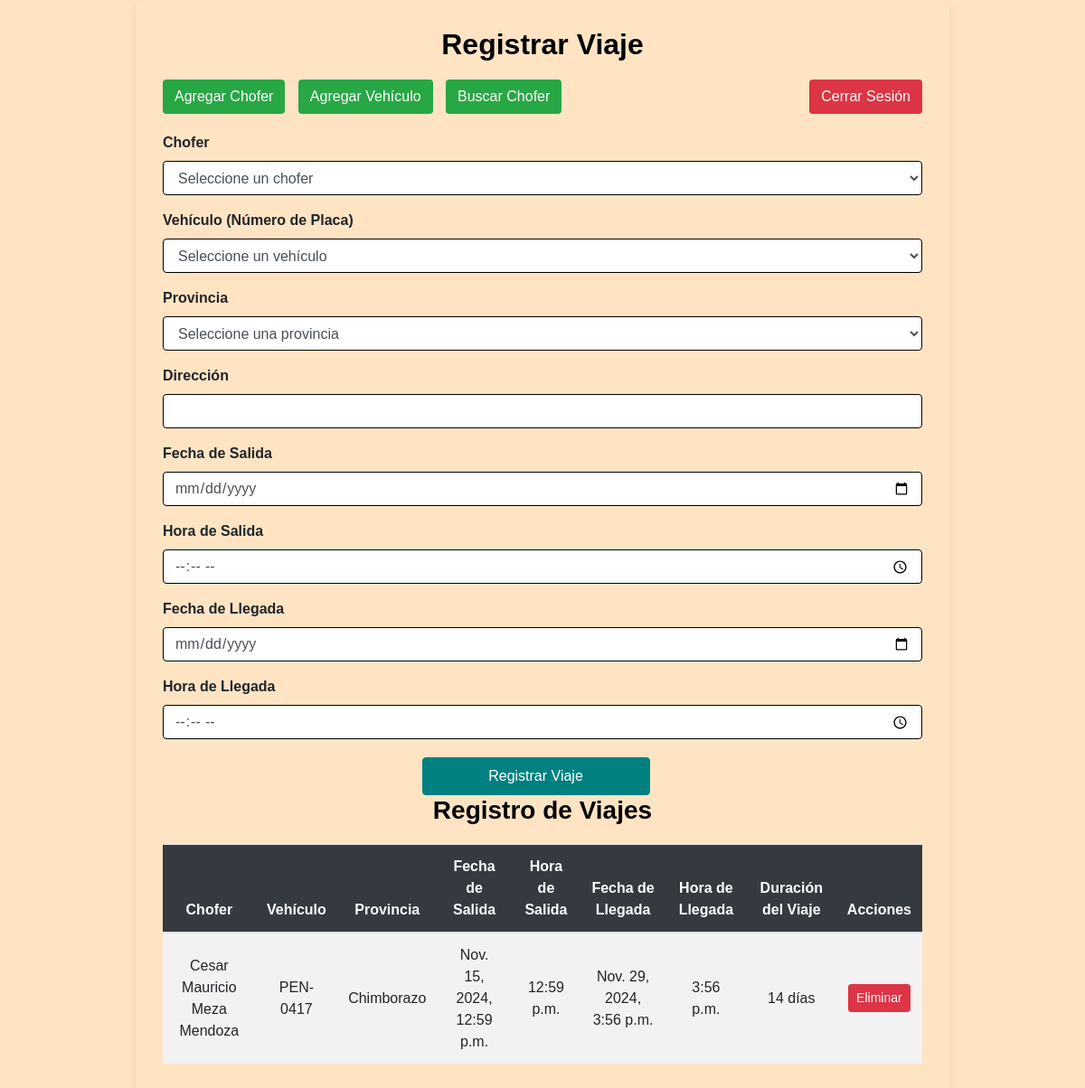
Page /app/registroViajes/ on the committed database.
### app/models.py (models this page shows, shortened)
class Viaje(models.Model):
    chofer = models.ForeignKey(Chofer, on_delete=models.CASCADE)
    vehiculo = models.ForeignKey(Vehiculo, on_delete=models.CASCADE)
    fecha_salida = models.DateTimeField()
    hora_salida = models.TimeField(null=True, blank=True)
    fecha_llegada = models.DateTimeField(null=True, blank=True)
    hora_llegada = models.TimeField(null=True, blank=True)
    direccion = models.CharField(max_length=255)
    provincia = models.ForeignKey(Provincia, on_delete=models.CASCADE)

class Chofer(models.Model):
    nombre = models.CharField(max_length=100)
    cedula = models.CharField(max_length=10, unique=True, null=True)

class Vehiculo(models.Model):
    placa = models.CharField(max_length=10)

class Provincia(models.Model):
    nombre = models.CharField(max_length=100)

### app/views.py (the view, shortened to what this page needs)
# urls.py: path('registroViajes/', registroViajes, name='registroViajes'),
def registroViajes(request):
    choferes = Chofer.objects.all()
    vehiculos = Vehiculo.objects.all()
    provincias = Provincia.objects.all()
    registros = Viaje.objects.all().select_related('provincia')
    for viaje in registros:
        if viaje.fecha_llegada:
            viaje.duracion_viaje = (viaje.fecha_llegada - viaje.fecha_salida).days
        else:
            viaje.duracion_viaje = 'No disponible'
    chofer_id = request.GET.get('chofer_id')
    meses_viajes = []
    return render(request, 'registroViajes.html', {
        'choferes': choferes,
        'vehiculos': vehiculos,
        'provincias': provincias,
        'registros': registros,
        'meses_viajes': meses_viajes,
        'chofer_id': chofer_id,
    })

### app/templates/registroViajes.html (shortened to what this page needs)
<!DOCTYPE html>
<html lang="en">
<head>
    <link rel="stylesheet" href="https://maxcdn.bootstrapcdn.com/bootstrap/4.5.2/css/bootstrap.min.css">
</head>
<body>
    <div class="container">
        <h2>Registrar Viaje</h2>
        <div class="button-container">
            <div>
                <a href="{% url 'agregar_chofer' %}" class="btn btn-custom">Agregar Chofer</a>
                <a href="{% url 'agregar_vehiculo' %}" class="btn btn-custom">Agregar Vehículo</a>
                <a href="{% url 'buscar_chofer' %}" class="btn btn-custom">Buscar Chofer</a>
            </div>
            <a href="{% url 'loginChoferes' %}" class="btn btn-logout">Cerrar Sesión</a>
        </div>
        <form method="POST">
            <div class="form-group">
                <label for="chofer">Chofer</label>
                <select class="form-control" id="chofer" name="chofer" required>
                    <option value="">Seleccione un chofer</option>
                </select>
            </div>
            <div class="form-group">
                <label for="vehiculo">Vehículo (Número de Placa)</label>
                <select class="form-control" id="vehiculo" name="vehiculo" required>
                    <option value="">Seleccione un vehículo</option>
                </select>
            </div>
            <div class="form-group">
                <label for="provincia">Provincia</label>
                <select class="form-control" id="provincia" name="provincia" required>
                    <option value="">Seleccione una provincia</option>
                </select>
            </div>
            <div class="form-group">
                <label for="direccion">Dirección</label>
                <input type="text" class="form-control" id="direccion" name="direccion" required>
            </div>
            <div class="form-group">
                <label for="fecha_salida">Fecha de Salida</label>
                <input type="date" class="form-control" id="fecha_salida" name="fecha_salida" required>
            </div>
            <div class="form-group">
                <label for="hora_salida">Hora de Salida</label>
                <input type="time" class="form-control" id="hora_salida" name="hora_salida" required>
            </div>
            <div class="form-group">
                <label for="fecha_llegada">Fecha de Llegada</label>
                <input type="date" class="form-control" id="fecha_llegada" name="fecha_llegada" required>
            </div>
            <div class="form-group">
                <label for="hora_llegada">Hora de Llegada</label>
                <input type="time" class="form-control" id="hora_llegada" name="hora_llegada" required>
            </div>
            <div class="submit-container">
                <button type="submit" class="btn btn-primary">Registrar Viaje</button>
            </div>
        </form>
        <h3>Registro de Viajes</h3>
        <table class="table table-striped">
            <thead>
                <tr>
                    <th>Chofer</th>
                    <th>Vehículo</th>
                    <th>Provincia</th>
                    <th>Fecha de Salida</th>
                    <th>Hora de Salida</th>
                    <th>Fecha de Llegada</th>
                    <th>Hora de Llegada</th>
                    <th>Duración del Viaje</th>
                    <th>Acciones</th>
                </tr>
            </thead>
            <tbody>
                {% for viaje in registros %}
                <tr>
                    <td>{{ viaje.chofer.nombre }}</td>
                    <td>{{ viaje.vehiculo.placa }}</td>
                    <td>{{ viaje.provincia.nombre }}</td>
                    <td>{{ viaje.fecha_salida }}</td>
                    <td>{{ viaje.hora_salida }}</td>
                    <td>{{ viaje.fecha_llegada }}</td>
                    <td>{{ viaje.hora_llegada }}</td>
                    <td>{{ viaje.duracion_viaje }} días</td>
                    <td>
                        <form action="{% url 'eliminar_viaje' viaje.id %}" method="POST" style="display:inline;">
                            <button type="submit" class="btn btn-danger btn-sm">Eliminar</button>
                        </form>
                    </td>
                </tr>
                {% endfor %}
            </tbody>
        </table>
    </div>
</body>
</html>

### app/templates/registroViajes.html (style rules this page uses)
body { background-color: #FFE4C4; font-family: Arial, sans-serif; display: flex; justify-content: center; align-items: center; min-height: 100vh; margin: 0; }
.container { background-color: #FFE4C4; padding: 30px; border-radius: 10px; box-shadow: 0 4px 12px rgba(0, 0, 0, 0.1); max-width: 900px; width: 100%; }
h2, h3 { color: #000; font-weight: bold; text-align: center; margin-bottom: 20px; }
.btn-custom { background-color: #28a745; color: white; margin-right: 10px; }
.btn-logout { background-color: #dc3545; color: white; }
.form-control { border: 1px solid #000; }
.button-container { display: flex; justify-content: space-between; align-items: center; margin-bottom: 20px; }
.form-group label { font-weight: bold; }
.table { margin-top: 20px; }
.table thead { background-color: #343a40; color: white; }
.table-striped tbody tr:nth-of-type(odd) { background-color: #f2f2f2; }
.table td, .table th { text-align: center; vertical-align: middle; }
.btn-primary { background-color: #008080; border-color: #008080; width: 30%; padding: 8px; font-size: 1em; margin-right: 15px; }
.submit-container { display: flex; justify-content: center; gap: 10px; margin-top: 20px; }

### rows in the picture
Viaje: chofer.nombre "Cesar Mauricio Meza Mendoza", vehiculo.placa "PEN-0417", provincia.nombre "Chimborazo", fecha_salida "Nov. 15, 2024, 12:59 p.m.", hora_salida "12:59 p.m.", fecha_llegada "Nov. 29, 2024, 3:56 p.m.", hora_llegada "3:56 p.m.", duracion_viaje "14"
